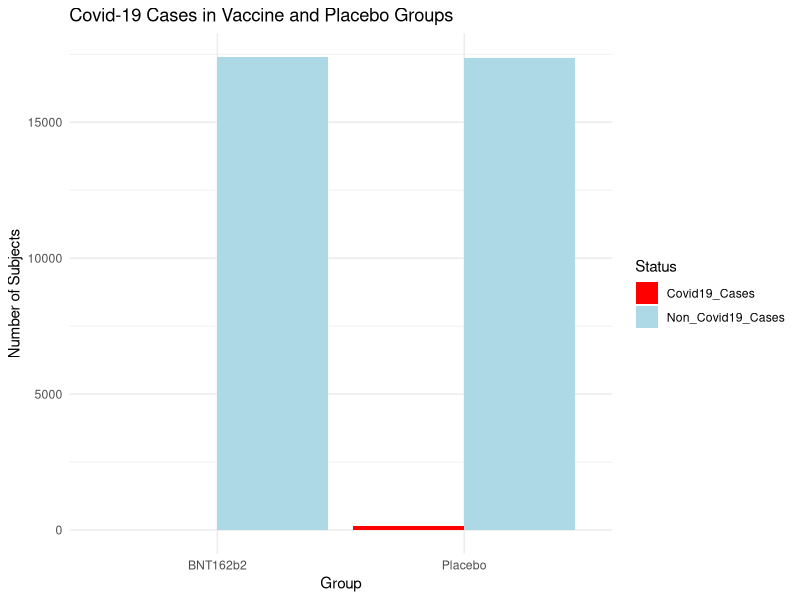
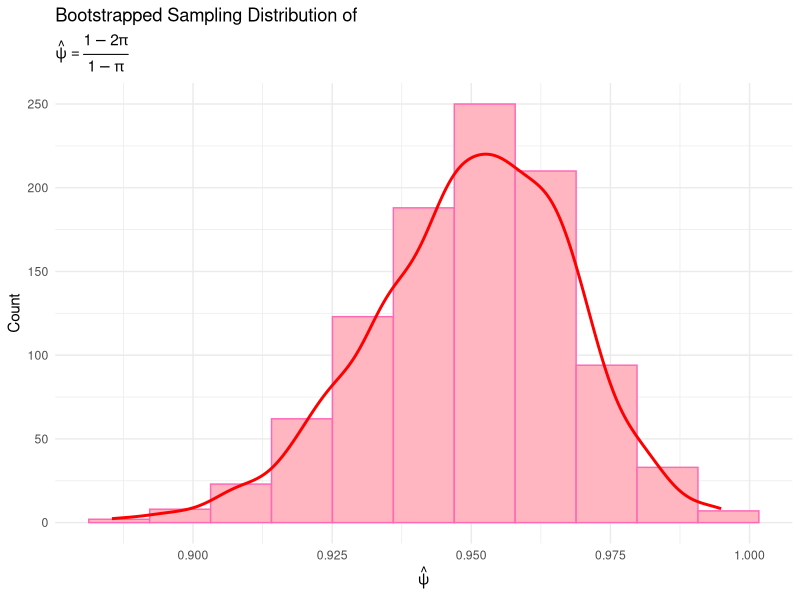
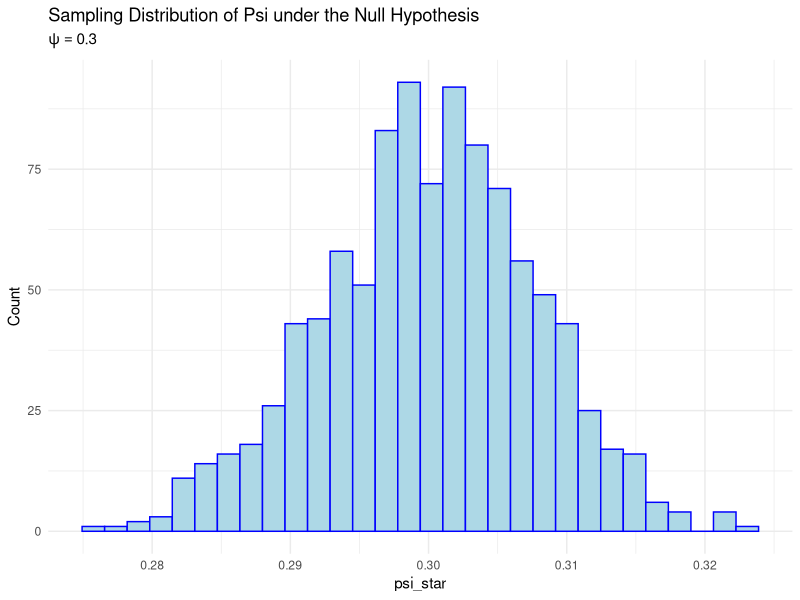

The R source for these figures, in order:
## ---- chunk 1
knitr::opts_chunk$set(echo = TRUE)
library(tidyverse)
library(dplyr)
library(maxLik)
## ---- chunk 2
# create data frame from table
Vaccine_data <- data.frame(
  Group = c("BNT162b2", "Placebo"),
  Covid19_Cases = c(8, 162),
  No_of_Subjects = c(17411, 17511)
)

# calculate the number of non-cases
Vaccine_data <- Vaccine_data %>%
  mutate(Non_Covid19_Cases = No_of_Subjects - Covid19_Cases)

print(Vaccine_data)

# observed vaccine efficacy
vac_prob <- 8 / 17411
plac_prob <- 162 / 17511

vac_eff <- (1 - (vac_prob / plac_prob))* 100
## ---- chunk 3
loglik_binom <- function(psi, x, n){
  if(psi < 0 | psi > 1)
  return(NA)
  else {
  pi <- (1-psi)/(2-psi)
  return(log(choose(1000,50))+(x*log(pi))+((170-x)*log(1-pi)))
  }
}

MLE <- maxLik(logLik = loglik_binom, 
             start = 0.55,
             method = "NR", tol = 1e-4,
             x = 8, n = 170)
## ---- chunk 4
n <- 170
t <- 8
psi <- (2*t - n)/(-n+t)
## ---- chunk 5
B = 1000
set.seed(1234)
boot_df_2 <- tibble(
  boot_psi = replicate(n = B, {
             n1 <- Vaccine_data$No_of_Subjects[1]
             n2 <- Vaccine_data$No_of_Subjects[2]
             
             BNT_covid <- Vaccine_data$Covid19_Cases[1]
             placebo_covid <- Vaccine_data$Covid19_Cases[2]
             
             BNT_resamp <- rbinom(1, n1, BNT_covid/n1)
             placebo_resamp <- rbinom(1, n2, placebo_covid/n2)
             
             pi_v <- BNT_resamp/n1
             pi_p <- placebo_resamp/n2
             pi <- pi_v/(pi_v+pi_p)
             
             boot_psi <- (1-2*pi)/(1-pi)
  })
)
#boot_df_2 %>% slice_head(n=5)
#boot_df_2 %>% summarise(boot_mean = mean(boot_psi), boot_sd = sd(boot_psi))
#boot_df_2 %>% summarise(lower = quantile(boot_psi, 0.025), upper = quantile(boot_psi, 0.975))
## ---- chunk 6
# make the data long for plot
data_long <- pivot_longer(Vaccine_data, cols = c("Covid19_Cases", "Non_Covid19_Cases"), 
                          names_to = "Status", values_to = "Count")

# segmented bar plot
ggplot(data_long, aes(fill = Status, y = Count, x = Group)) +
  geom_bar(position = "dodge", stat = "identity") +
  scale_fill_manual(values = c("Covid19_Cases" = "red", "Non_Covid19_Cases" = "lightblue")) +
  labs(title = "Covid-19 Cases in Vaccine and Placebo Groups",
       x = "Group", y = "Number of Subjects", fill = "Status") +
  theme_minimal()
## ---- chunk 7
n <- nrow(boot_df_2)

# Sturges' formula
k_sturges <- ceiling(log2(n) + 1)

# calculate binwidth
binwidth <- (max(boot_df_2$boot_psi) - min(boot_df_2$boot_psi)) / k_sturges

# Plotting histogram with density curve overlay
hist1 <- ggplot(boot_df_2, aes(x = boot_psi)) +
  geom_histogram(aes(y = after_stat(count)), 
                 bins = k_sturges, fill = "lightpink", 
                 color = "hotpink") +
  geom_density(aes(y = after_stat(density) * B * binwidth), 
               color = "red", size = 1) +
  labs(
    title = "Bootstrapped Sampling Distribution of",
    subtitle = expression(hat(psi) == frac(1 - 2 * pi, 1 - pi)),
    x = expression(hat(psi)),
    y = "Count"
  ) +
  theme_minimal()

print(hist1)
## ---- chunk 8

B = 1000
set.seed(1234)

psi <- 0.3
pi_null <- (1 - psi)/(2 - psi)
total <- 34922

null <- tibble(
   psi_star = replicate(n = B, {
     covid = rbinom(1, size = total, prob = pi_null)
     pi = covid/total 
     psi = (1- 2*pi)/(1-pi)
     return(psi)
  })
)

hist2 <- ggplot(null, mapping = aes(x = psi_star)) +
  geom_histogram(aes(y = after_stat(count)),
                 bins = 30, fill = "lightblue",
                 color = "blue") +
  theme_minimal() +
  labs(
    title = "Sampling Distribution of Psi under the Null Hypothesis",
    subtitle = expression(psi == 0.3),
    x = "psi_star",
    y = "Count"
  ) +
  theme_minimal()
  

obs_t = 8
pval <- sum(null$psi_star >= obs_t)/ B
pval

print(hist2)
